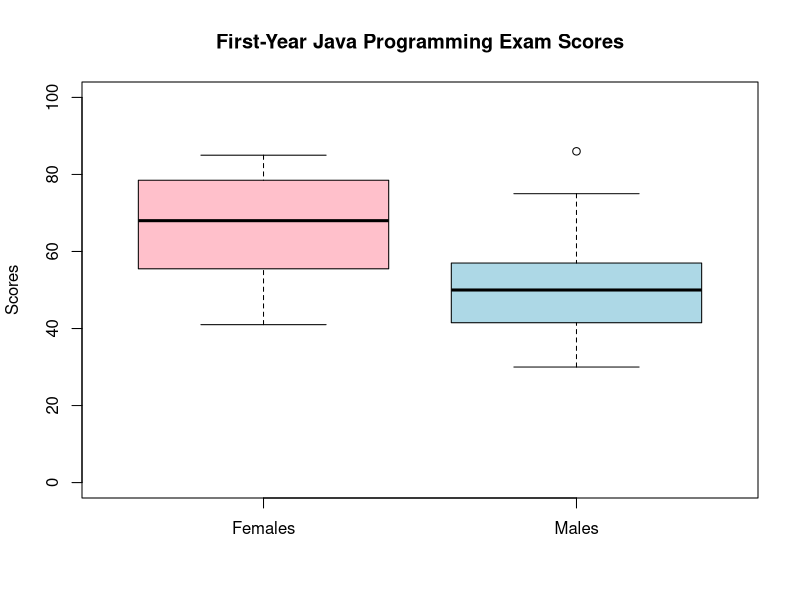

This figure's R source:
## ---- chunk 1
knitr::opts_chunk$set(echo = TRUE)
## ---- chunk 2
results <- read.csv("results.csv", na.strings = "NA")

# exact skewness (Equation 2.1)
exact_skewness <- function(x) {
  x <- x[!is.na(x)]
  n <- length(x)
  m <- mean(x)
  m2 <- sum((x - m)^2) / n
  m3 <- sum((x - m)^3) / n
  m3 / sqrt(m2)^3
}

# Pearson's approximate skewness: 3*(mean - median) / sd
pearson_skewness <- function(x) {
  x <- x[!is.na(x)]
  3 * (mean(x) - median(x)) / sd(x)
}

subjects <- c("arch1", "prog1", "arch2", "prog2")

skewness_results <- data.frame(
  arch1 = c(exact_skewness(results$arch1), pearson_skewness(results$arch1)),
  prog1 = c(exact_skewness(results$prog1), pearson_skewness(results$prog1)),
  arch2 = c(exact_skewness(results$arch2), pearson_skewness(results$arch2)),
  prog2 = c(exact_skewness(results$prog2), pearson_skewness(results$prog2))
)
rownames(skewness_results) <- c("Exact Skewness", "Pearson Skewness")
print(skewness_results)
## ---- chunk 3
female <- c(57, 59, 78, 79, 60, 65, 68, 71, 75, 48, 51, 55, 56, 41, 43,
            44, 75, 78, 80, 81, 83, 83, 85)
male <- c(48, 49, 49, 30, 30, 31, 32, 35, 37, 41, 86, 42, 51, 53, 56, 42, 44, 
          50, 51, 65, 67, 51, 56, 58, 64, 64, 75)

print("First-Year Java Programming Exam Scores of Female Students")
stem(female)
print("First-Year Java Programming Exam Scores of Male Students")
stem(male)

## ---- chunk 4
boxplot(female, male,
        names = c("Females", "Males"),
        main = "First-Year Java Programming Exam Scores",
        ylab = "Scores",
        ylim = range(0, 100),
        col = c("pink", "lightblue"))
